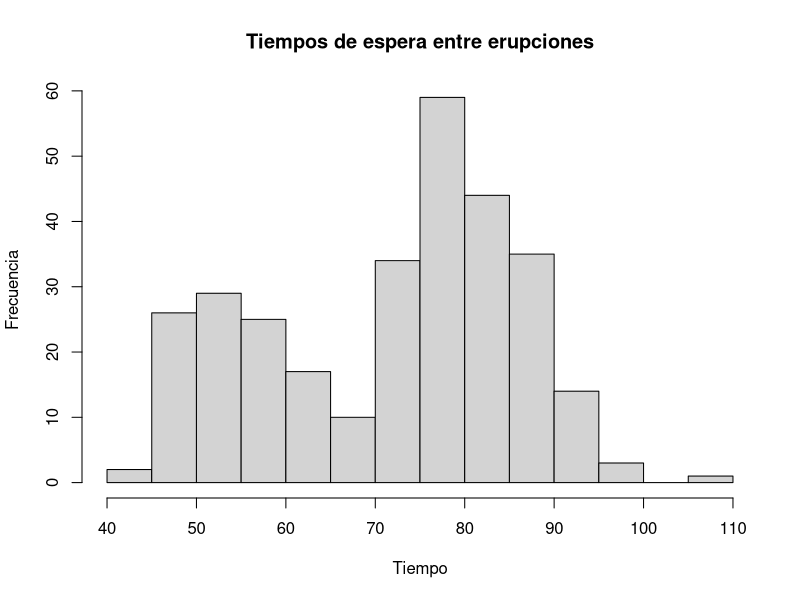

R code for this plot:
## ---- chunk 1
library(MASS)
hist(geyser$waiting,
     ylab = "Frecuencia",
     xlab = "Tiempo",
     main = "Tiempos de espera entre erupciones")
## ---- chunk 2
table(geyser$waiting)
## ---- chunk 3
(media = mean(geyser$waiting))
(varhat = var(geyser$waiting))
## ---- chunk 4
#Numero de observaciones
(n = dim(geyser)[1])
#alfa del nivel de confianza
alfa = 0.10
#intervalo al 95% de confianza
c(media + qnorm(alfa/2)*sqrt(varhat)/n, media + qnorm(1-alfa/2)*sqrt(varhat)/n)
## ---- chunk 5
datosOrdenados = geyser$waiting[order(geyser$waiting)]
if(n%%2 == 0){
  m = n/2
  mediana = mean(datosOrdenados[c(m,m+1)])
}else{
    m = (n-1)/2
  mediana = datosOrdenados[m+1]
}
